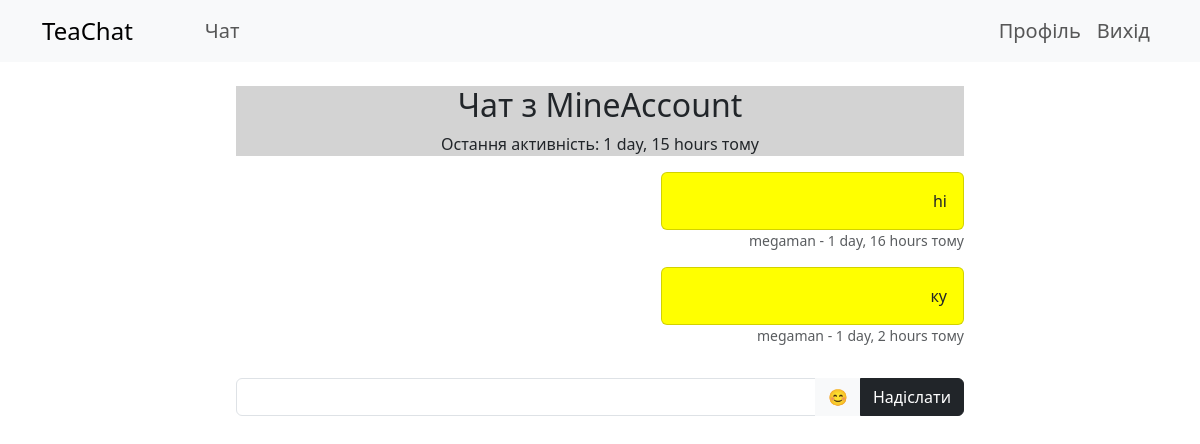
The page /chat/user/3/ (signed in) on the database its author committed.
### accounts/models.py (models this page shows, shortened)
class CustomUser(AbstractUser):
    email = models.EmailField(unique=True)
    avatar = models.ImageField(upload_to='avatars/', null=True, blank=True)

### chat/models.py (models this page shows, shortened)
class UserStatus(models.Model):
    user = models.OneToOneField(CustomUser, on_delete=models.CASCADE)
    is_online = models.BooleanField(default=False)
    last_message = models.ForeignKey('Message', on_delete=models.SET_NULL, null=True, blank=True)
    last_activity = models.DateTimeField(default=timezone.now)

class Message(models.Model):
    sender = models.ForeignKey(CustomUser, on_delete=models.CASCADE, related_name='sent_messages')
    receiver = models.ForeignKey(CustomUser, on_delete=models.CASCADE, related_name='received_messages')
    content = models.TextField()
    timestamp = models.DateTimeField(auto_now_add=True)

### chat/views.py (the view)
# urls.py: path('user/<int:user_id>/', chat_with_user, name='chat_with_user'),
@login_required
def chat_with_user(request, user_id):
    other_user = CustomUser.objects.get(pk=user_id)
    messages = Message.objects.filter(
        (models.Q(sender=request.user) & models.Q(receiver=other_user)) |
        (models.Q(sender=other_user) & models.Q(receiver=request.user))
    ).order_by('-timestamp')
    try:
        other_user_status = UserStatus.objects.get(user=other_user)
        last_activity = other_user_status.last_activity
        try:
            sender_check = MessageCheck.objects.get(user=request.user, other_user=other_user)
        except MessageCheck.DoesNotExist:
            sender_check = MessageCheck.objects.create(user=request.user, other_user=other_user)
        sender_check.last_checked = timezone.now()
        sender_check.save()
    except ObjectDoesNotExist:
        last_activity = None
    context = {
        'other_user': other_user,
        'messages': messages,
        'last_activity': last_activity,
        'current_user': request.user,
    }
    return render(request, 'chat/chat_with_user.html', context)

### chat/templates/chat/chat_with_user.html (shortened to what this page needs)
{% extends 'base.html' %}
{% block content %}
  <div class="container mt-4">
    <div style="background-color:lightgray;" class="col-8 text-center mx-auto">
      <h2 class="text-center">Чат з {{ other_user.username }}</h2>
      {% if last_activity %}
        <p class="text-center">Остання активність: {{ last_activity|timesince }} тому</p>
      {% endif %}
    </div>
    <div id="chat-messages" class="col-8 mx-auto px-auto" style="max-height: 60vh; overflow-y: auto; display: flex; flex-direction: column-reverse;">
      {% for message in messages %}
      <div class="mb-3 col-5 {% if message.sender == current_user %}text-end current-user-message{% endif %} message-container" data-message-id="{{ message.id }}" style="{% if message.sender == current_user %}align-self: flex-end;{% else %}align-self: flex-start;{% endif %}">
        <div class="card col-12 mx-auto" style="background-color: {% if message.sender == current_user %}yellow{% else %}lightgreen{% endif %};">
          <div class="card-body">
            <p class="card-text message-content">
              {{ message.content }}
            </p>
          </div>
        </div>
        <p class="card-text small text-muted">
          {{ message.sender.username }} - {{ message.timestamp|timesince }} тому
        </p>
      </div>
      {% endfor %}
    </div>
    <form method="post" action="{% url 'send_message' other_user.id %}" id="message-form" class="mt-3 col-8 mx-auto px-auto">
      <div class="input-group">
        <input type="text" name="content" class="form-control" id="message-input" required>
        <button type="button" id="emoji-button" class="btn btn-light">😊</button>
        <button type="submit" class="btn btn-dark">Надіслати</button>
      </div>
    </form>
  </div>
{% endblock %}

### rows shown on the page
CustomUser: username "MineAccount"
UserStatus: last_activity "1 day, 15 hours"
Message: content "ку", sender.username "megaman", timestamp "1 day, 2 hours"
Message: content "hi", sender.username "megaman", timestamp "1 day, 16 hours"
